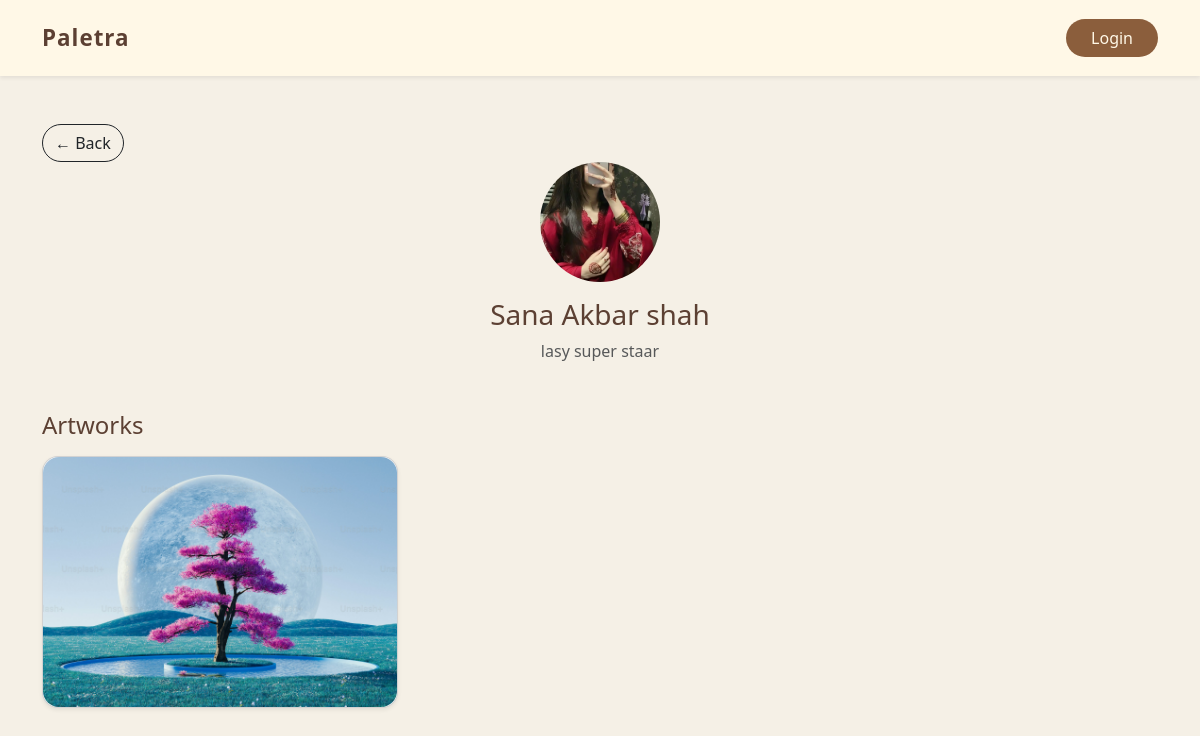
Before: /artist/14/ with the older database file.
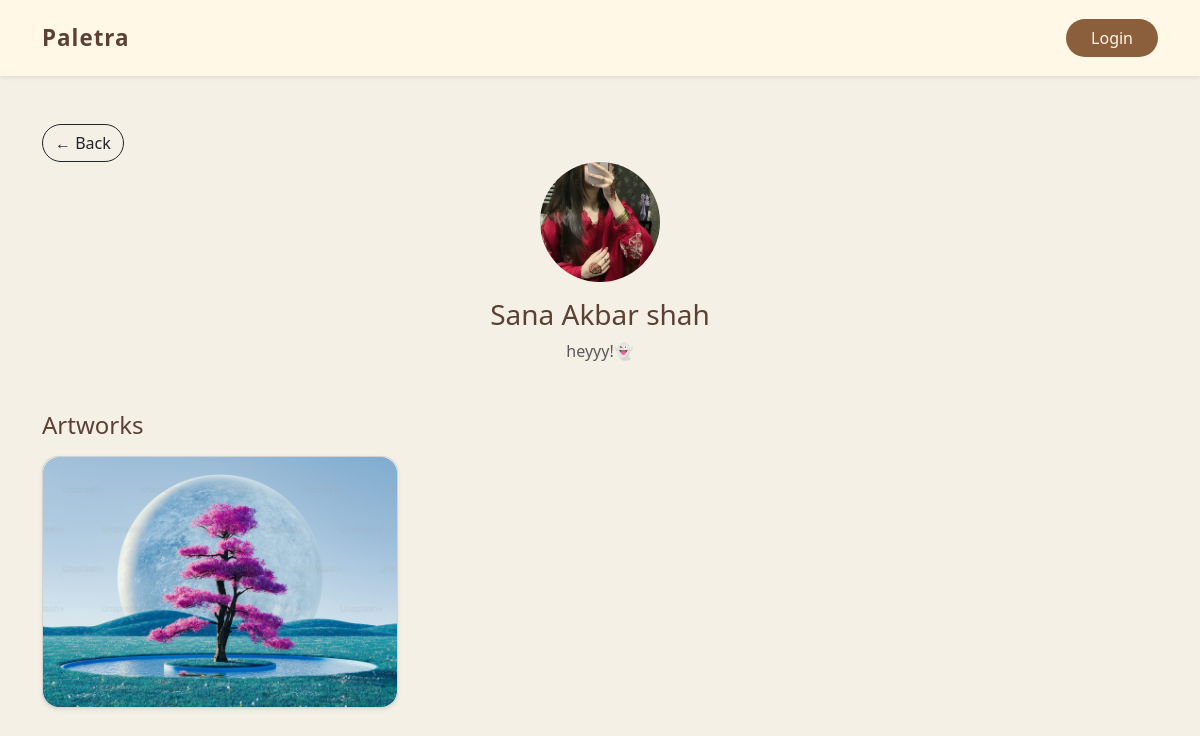
After: the same page with the newer database file.
### core_app/models.py (models this page shows)
class User(AbstractUser):
    ROLE_CHOICES = [
        ('artist', 'Artist'),
        ('client', 'Client'),
    ]
    email = models.EmailField(unique=True)
    role = models.CharField(max_length=10, choices=ROLE_CHOICES)
    name = models.CharField(max_length=150, blank=True, null=True)
    bio = models.TextField(blank=True, null=True)
    profile_image = models.ImageField(upload_to='profiles/', blank=True, null=True)
    is_profile_complete = models.BooleanField(default=False)

### core_app/views.py (the view)
# urls.py: path('artist/<int:artist_id>/', views.artist_profile, name='artist_profile'),
def artist_profile(request, artist_id):
    artist = get_object_or_404(User, id=artist_id, role='artist')
    artworks = Artwork.objects.filter(artist=artist)
    return render(request, 'artist_dashboard/artist_profile.html', {
        'artist': artist,
        'artworks': artworks,
    })

### core_app/templates/artist_dashboard/artist_profile.html (shortened to what this page needs)
{% extends "masterss.html" %}
{% block content %}
<div class="container py-5">
    <a href="{% url 'client_dashboard' %}"
    class="btn btn-outline-dark rounded-pill">
        ← Back
    </a>
    <div class="text-center mb-5">
        {% if artist.profile_image %}
            <img src="{{ artist.profile_image.url }}"
                 class="rounded-circle mb-3"
                 style="width:120px; height:120px; object-fit:cover;">
        {% endif %}
        <h3 class="text-primary-color">{{ artist.name }}</h3>
        <p class="text-muted">{{ artist.bio }}</p>
    </div>
    <h4 class="text-primary-color mb-3">Artworks</h4>
    <div class="row">
        {% for artwork in artworks %}
        <div class="col-md-4 mb-4">
            <div class="card shadow-sm rounded-4">
                <img src="{{ artwork.image.url }}"
                     class="card-img-top rounded-4"
                     style="height:250px; object-fit:cover;">
            </div>
        </div>
        {% empty %}
        <p class="text-muted">No artworks uploaded yet.</p>
        {% endfor %}
    </div>
</div>
{% endblock %}

Changed rows visible on the page:
changed User "Sana Akbar shah": bio "lasy super staar" → "heyyy!👻"
